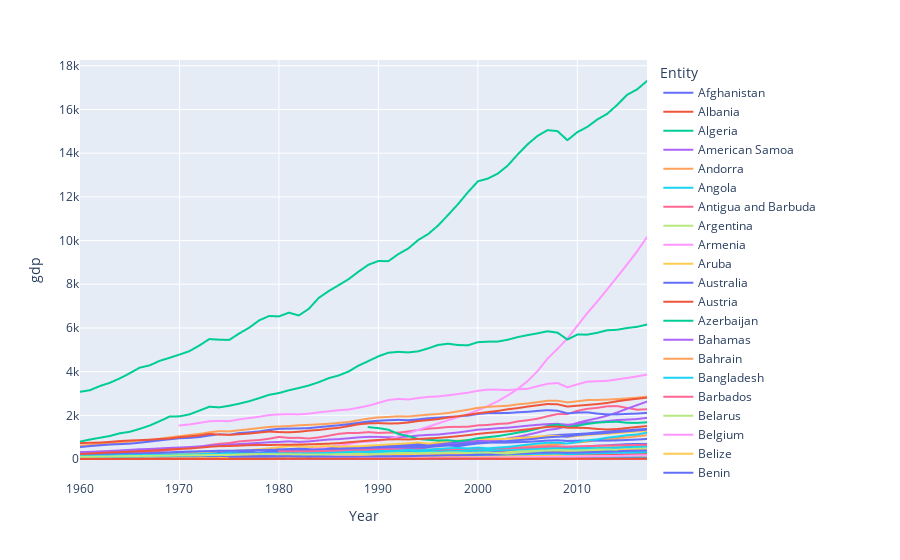

Here is the notebook cell this chart was saved with:
### Code cell
import plotly.express as px
px.line(gdp, x='Year', y='gdp', color='Entity')
